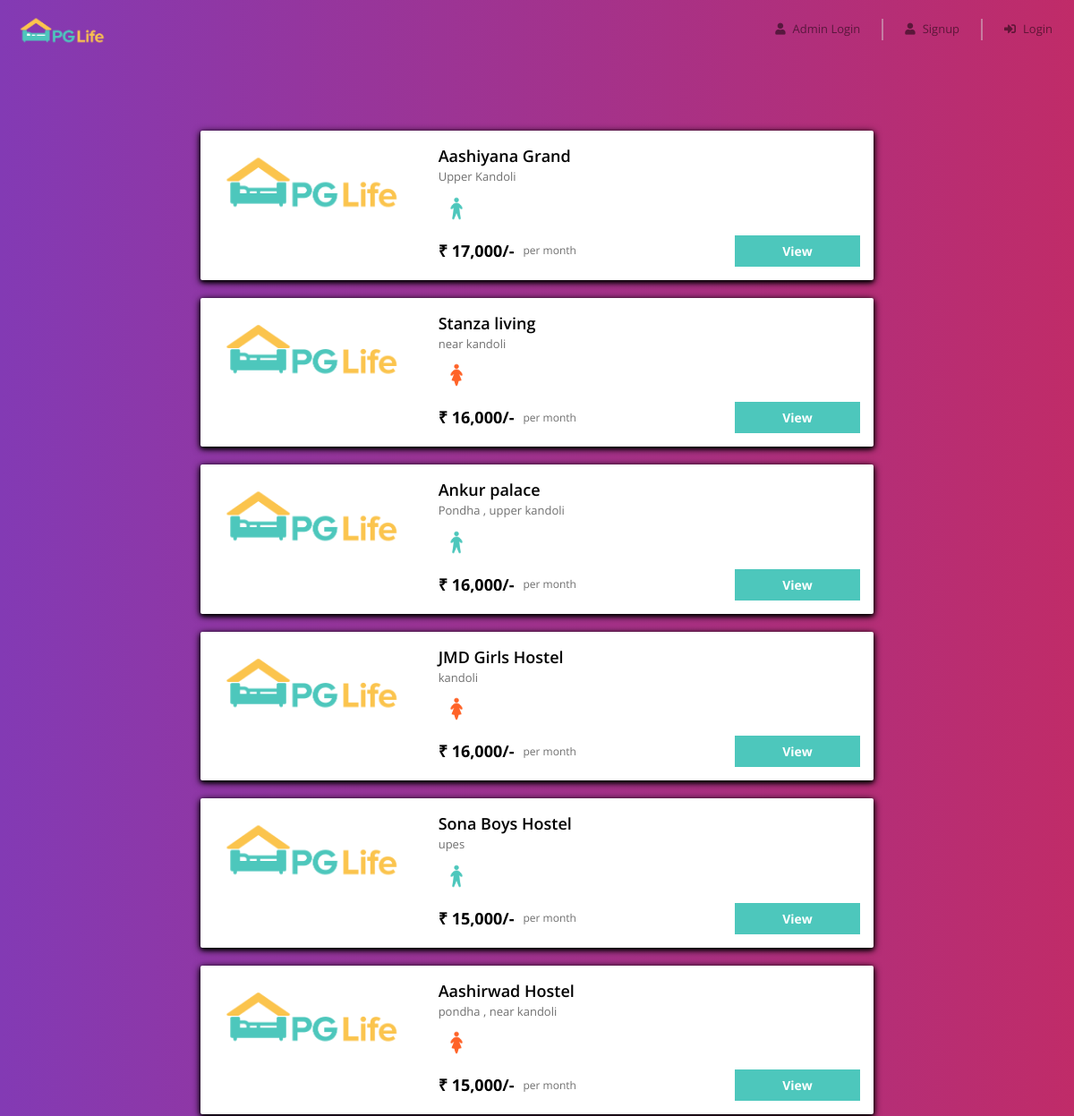
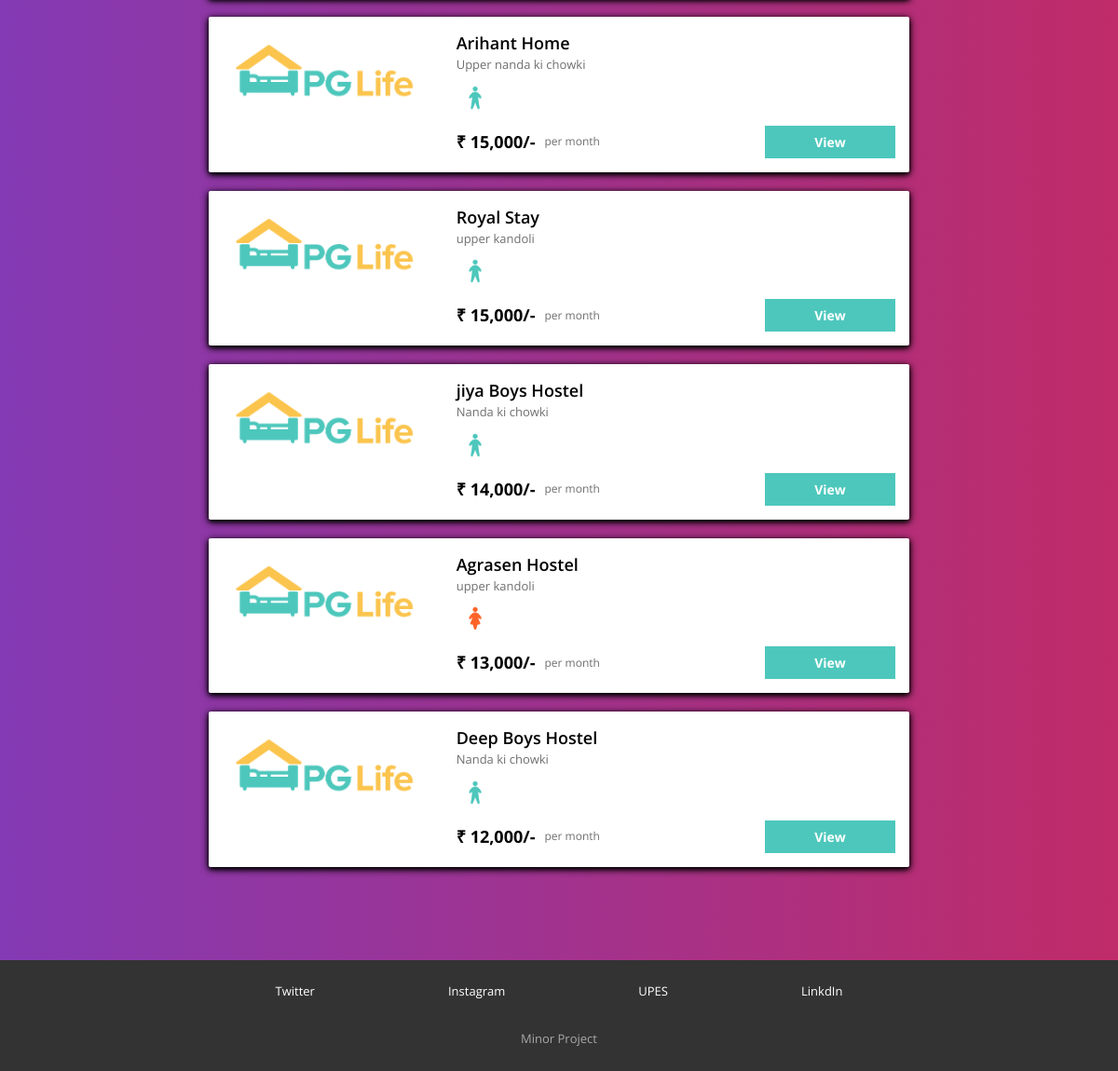
/filter1.php, run on the app's committed database (2 pictures, top to bottom).
### tables this page shows
CREATE TABLE `properties` (
  `id` tinyint(125) UNSIGNED NOT NULL,
  `name` varchar(255) NOT NULL,
  `address` text NOT NULL,
  `gender` varchar(255) NOT NULL,
  `rent` int(255) NOT NULL,
  `approve` tinyint(1) NOT NULL DEFAULT 0
);

### filter1.php (the view, shortened to what this page needs)
<?php
require "includes/database_connect.php";
$order = $_GET['order'];
if ($order == 1) {
    $sql_3 = "SELECT * FROM `properties` ORDER BY `properties`.`rent` ASC";
} else {
    $sql_3 = "SELECT * FROM `properties` ORDER BY `properties`.`rent` DESC";
}
$result_3 = mysqli_query($conn, $sql_3);
$properties = mysqli_fetch_all($result_3, MYSQLI_ASSOC);
?>
<!DOCTYPE html>
<html lang="en">
<head>
    <?php
    include "includes/head_links.php";
    ?>
    <link href="css/home.css" rel="stylesheet" />
    <link href="css/property_list.css" rel="stylesheet" />
    <link href="css/extra.css" rel="stylesheet" />
</head>
<body class="anim" style="color: black;">
    <?php
    include "includes/header.php";
    ?>
    <div class=" page-container">
        <?php
        foreach ($properties as $property) {
        ?>
            <div class="property-card property-id-<?= $property['id'] ?> row">
                <div class="image-container col-md-4">
                    <img src="admin/img/properties/profile<?= $property['id'] ?>.png" />
                </div>
                <div class="content-container col-md-8">
                    <div class="detail-container">
                        <div class="property-name"><?= $property['name'] ?></div>
                        <div class="property-address"><?= $property['address'] ?></div>
                        <div class="property-gender">
                            <?php
                            if ($property['gender'] == "male") {
                            ?>
                                <img src="img/male.png" />
                            <?php
                            } else {
                            ?>
                                <img src="img/female.png" />
                            <?php
                            }
                            ?>
                        </div>
                    </div>
                    <div class="row no-gutters">
                        <div class="rent-container col-6">
                            <div class="rent">₹ <?= number_format($property['rent']) ?>/-</div>
                            <div class="rent-unit">per month</div>
                        </div>
                        <div class="button-container col-6">
                            <a href="property_detail.php?property_id=<?= $property['id'] ?>" class="btn btn-primary">View</a>
                        </div>
                    </div>
                </div>
            </div>
        <?php
        }
        ?>
    </div>
    <?php
    include "includes/footer.php";
    ?>
</body>
</html>

### admin/css/common.css (style rules this page uses)
* { box-sizing: border-box; font-family: 'Open Sans', sans-serif; }
body { color: #ffffff00; font-size: 16px; position: relative; }
.btn-primary, .btn-warning, .btn-danger { color: white; font-weight: bold; }
.page-container { max-width: 800px; padding: 80px 24px; margin: auto; }

### css/property_list.css (style rules this page uses)
.property-card { background-color: #ffffff; border-radius: 2px; padding: 15px 0px; margin: 0px auto 20px; box-shadow: 0 2px 5px 0 rgba(0, 0, 0, 0.16), 0 2px 10px 0 rgba(0, 0, 0, 0.12); }
.image-container { text-align: center; }
.image-container img { width: 100%; max-width: 300px; }
.detail-container { padding-bottom: 10px; }
.property-name { font-size: 18px; font-weight: 600; }
.property-address { color: #6f6f6f; font-size: 13px; padding-bottom: 5px; }
.property-gender img { width: 40px; }
.rent-container { display: flex; align-items: center; }
.rent { font-size: 18px; font-weight: bold; padding-right: 10px; }
.rent-unit { color: #6f6f6f; font-size: 12px; }
.button-container .btn { font-size: 14px; border-radius: 0px; width: 140px; float: right; }

### css/extra.css (style rules this page uses)
body { color: white; background: linear-gradient( to right, #833ab4, #fd1d1d, #fcb045); background-size: 400% 400%; animation: animate-background 50s infinite ease-in-out; }
.anim { background: linear-gradient( to right, #833ab4, #fd1d1d, #fcb045); background-size: 400% 400%; animation: animate-bg 50s infinite ease-in-out; }
.property-card { box-shadow: 0 2px 5px 0 rgb(0, 0, 0), 0 2px 10px 0 rgb(0, 0, 0); }

### data on the page
properties: name "Aashiyana Grand", address "Upper Kandoli", rent "17,000"
properties: name "Stanza living", address "near kandoli", rent "16,000"
properties: name "Ankur palace", address "Pondha , upper kandoli", rent "16,000"
properties: name "JMD Girls Hostel", address "kandoli", rent "16,000"
properties: name "Sona Boys Hostel", address "upes", rent "15,000"
properties: name "Aashirwad Hostel", address "pondha , near kandoli", rent "15,000"
properties: name "Arihant Home", address "Upper nanda ki chowki", rent "15,000"
properties: name "Royal Stay", address "upper kandoli", rent "15,000"
properties: name "jiya Boys Hostel", address "Nanda ki chowki", rent "14,000"
properties: name "Agrasen Hostel", address "upper kandoli", rent "13,000"
properties: name "Deep Boys Hostel", address "Nanda ki chowki", rent "12,000"
